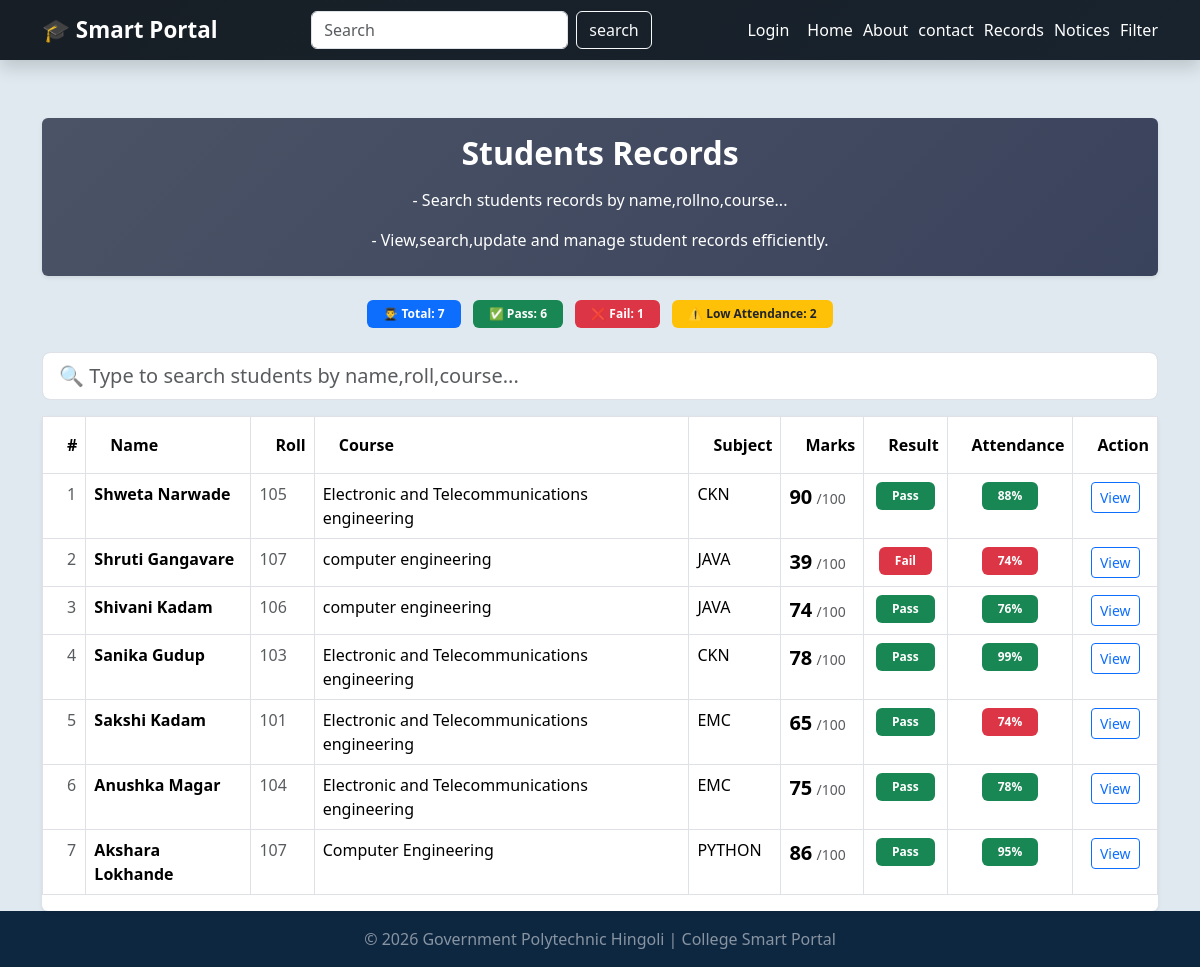
Before: /records with the older database file.
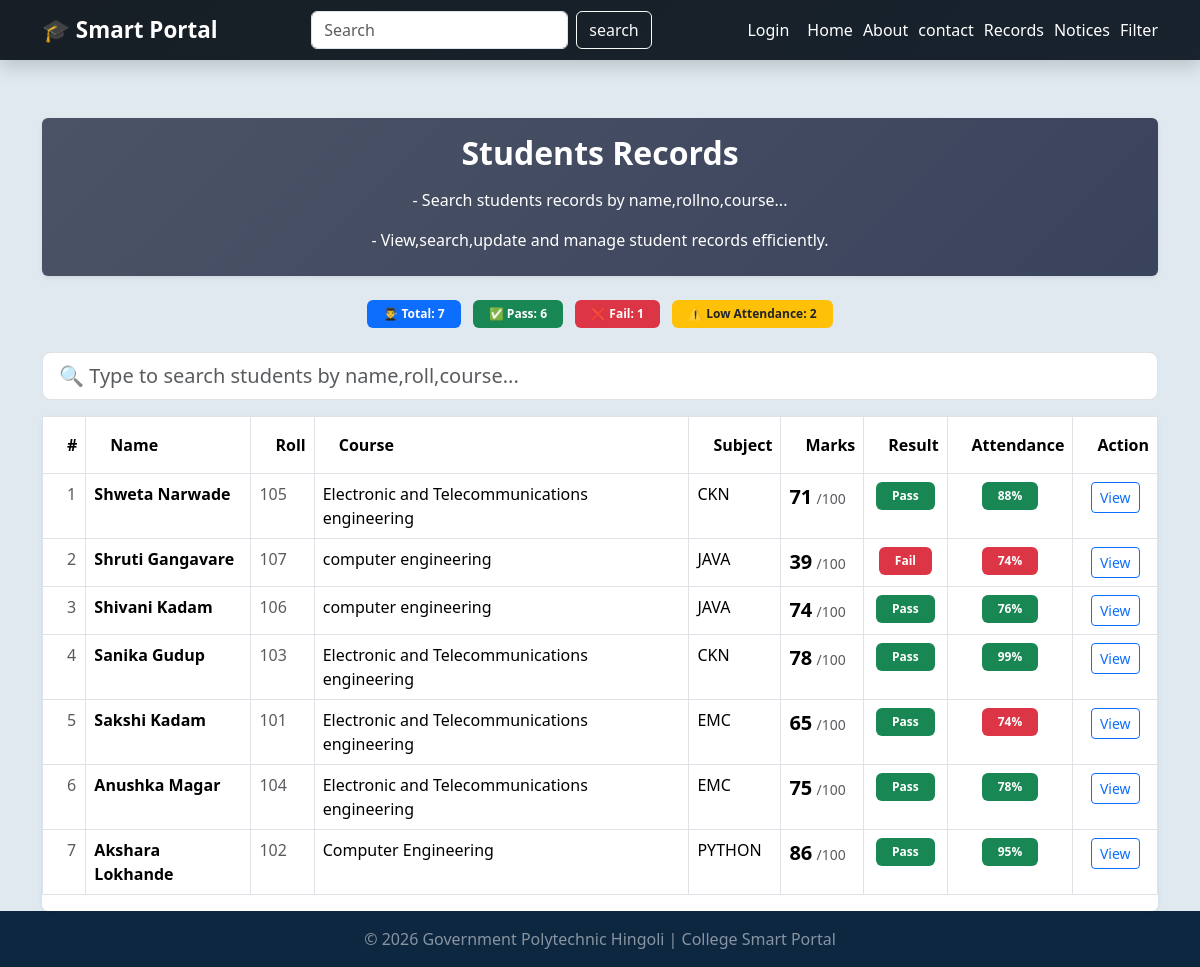
After: the same page with the newer database file.
### tables this page shows
CREATE TABLE students(
                id INTEGER PRIMARY KEY AUTOINCREMENT,
                 name TEXT NOT NULL,
                 roll INTEGER NOT NULL,
                 course TEXT NOT NULL,
                 subject TEXT NOT NULL,
                 marks INTEGER NOT NULL,
                 attendance INTEGER DEFAULT 0
                 );

### app2.py (the view)
@app.route("/records")
def records():
    conn=get_db()
    students=conn.execute('SELECT * FROM students ORDER BY NAME DESC').fetchall()
    conn.close()
    return render_template("records.html",students=students)

### database.py (called while the page is built)
def get_db():
   conn=sqlite3.connect('college.db')
   conn.row_factory= sqlite3.Row
   return conn

### templates/records.html (shortened to what the changed rows need)
{% extends "base.html" %}
{% block content %}
<div class="card mb-4 shadow-sm p-3"style="background:linear-gradient(135deg, #4b5366, #3a435c);">
<h2 class="fw-bold mb-3 text-white text-center">Students Records</h2>
</div>
    {% set pass_students = students|selectattr('marks','ge',40)|list %}
    {% set fail_students = students|selectattr('marks','lt',40)|list %}
    {% set low_attendance = students|selectattr('attendance','lt',75)|list %}
<div class="card shadow-sm">
    <div class="card-body p-0">
        {% if students|length == 0 %}
        <div class="text-center p-5">
            <h5 class="text-muted">No student records found.</h5>
            <a href="{{ url_for('add_students') }}" class="btn btn-primary mt-2">Add Student</a>
        </div>
        {% else %}
        <div class="table-responsive">
                <table class="table table-bordered table-hover">
                <thead style="background-color: #0b1f39; color:white;">
                    <tr>
                        <th class="py-3 ps-4">#</th>
                        <th class="py-3 ps-4">Name</th>
                        <th class="py-3 ps-4">Roll</th>
                        <th class="py-3 ps-4">Course</th>
                        <th class="py-3 ps-4">Subject</th>
                        <th class="py-3 ps-4">Marks</th>
                        <th class="py-3 ps-4">Result</th>
                        <th class="py-3 ps-4 text-center">Attendance</th>
                        <th class="py-3 ps-4 text-center">Action</th>
                    </tr>
                </thead>
                <tbody id="tableBody">
                    {% for student in students %}
                    <tr data-name="{{ student.name | lower}}"
                    data-roll="{{ student.roll | lower}}"
                    data-course="{{ student.course | lower}}">
                        <td class="ps-4 text-muted">{{ loop.index }}</td>
                        <td>
                            <div class="d-flex align-items-center">
                                <span class="fw-bold">{{ student.name }}</span>
                            </div>
                        </td>
                        <td class="text-muted">{{ student.roll }}</td>
                        <td>{{ student.course }}</td>
                        <td>{{ student.subject }}</td>
                        <td>
                            <span class="fw-bold fs-5">{{ student.marks }}</span>
                            <span class="text-muted small">/100</span>
                        </td>
                        <td class="text-center">
                            {% if student.marks >= 40 %}
                                <span class="badge bg-success px-3 py-2">Pass</span>
                            {% else %}
                                <span class="badge bg-danger px-3 py-2">Fail</span>
                            {% endif %}
                        </td>
                        <td class="text-center">
                            {% if student.attendance >= 75 %}
                                <span class="badge bg-success px-3 py-2">
                                    {{ student.attendance }}%
                                </span>
                            {% else %}
                                <span class="badge bg-danger px-3 py-2">
                                    {{ student.attendance }}%
                                </span>
                            {% endif %}
                        </td>
                        <td class="text-center">
                            <a href="{{ url_for('student_detail', id=student.id) }}" class="btn btn-sm btn-outline-primary">View</a>
                        </td>
                    </tr>
                    {% endfor %}
                </tbody>
            </table>
        </div>
        {% endif %}
    </div>
</div>
{% endblock %}

Changed rows visible on the page:
changed students "Shweta Narwade": marks "90" → "71"
changed students "Akshara Lokhande": roll "107" → "102"
